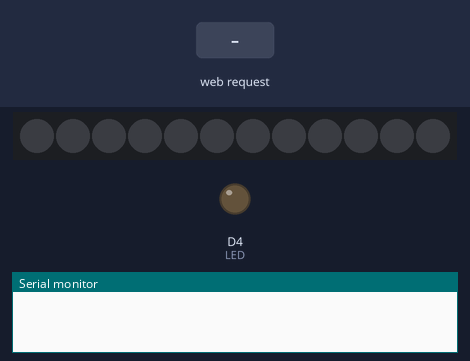
The program below on a simulated ESP8266 (NodeMCU). On the bench: 12 RGB LEDs in strip order, left to right, output pins drawn as LEDs (lit = HIGH), the last lines printed to the serial monitor. The inputs (shaded band) are chosen by the test bench. WiFi joins after 1.5 s; servers stay silent unless stated.

Above: at 2.7 s.
2.8 s: HTTP request GET /LED/OFF received
At 3.4 s:
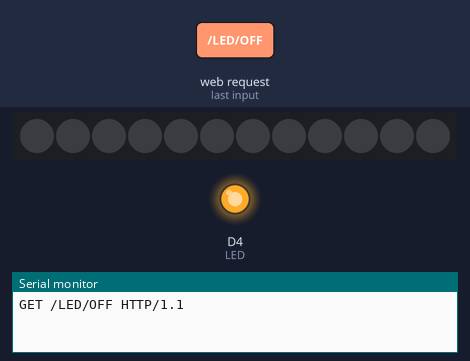
4.3 s: HTTP request GET /LED/ON received
At 5.7 s:
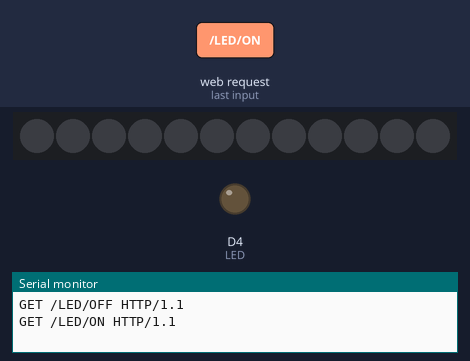
Timing chart, 0 to 7.3 s (numbered marks = the images above; inputs shaded):
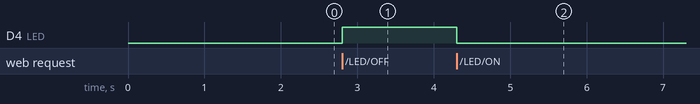

The program:

main.cpp
```cpp
#include "RestServer.h"
#include "Light.h"

#define LED D4
#define LED_PIN D1
#define LED_COUNT 12

int ledStatus = HIGH;
RestServer restServer(LED);
Light light(LED_PIN, LED_COUNT);

void setup()
{
  Serial.begin(9600);
  pinMode(LED, OUTPUT);
  pinMode(LED_PIN, OUTPUT);
  restServer.startWifi();
}

void handleCommand()
{
  RestCommand cmd = restServer.listen();
  if (cmd.empty)
    return;

  if (cmd.path == "program")
  {
    Serial.println("running program");
    int n = std::atoi(cmd.value.c_str());
    Serial.println(n);
    Program p = static_cast<Program>(n);
    light.runProgram(p);
  }
}

void loop()
{
  long tick = millis();
  light.update(tick);
  handleCommand();
}
```

Light.cpp
```cpp
#include "Light.h"
#include <Adafruit_NeoPixel.h>

Light::Light(int led_pin, int led_count) : strip(led_count, led_pin, NEO_GRB + NEO_KHZ800)
{
    m_led_count = led_count;
    m_led_pin = led_pin;
    m_startTick = millis();

    strip.begin();
    strip.show();
    strip.setBrightness(50);
}

int Light::getCirculardistance(int my_pos, int target_pos, int count)
{
    int distance = target_pos - my_pos;
    if (std::abs(distance) > count / 2)
    {
        if (distance > 0)
        {
            target_pos = target_pos - count;
        }
        else
        {
            target_pos = target_pos + count;
        }
    }

    int res = target_pos - my_pos;
    return res;
}

float Light::getTailFactor(int distance, int tail_length, bool clockwise)
{
    if (distance == 0)
        return 1;

    if ((clockwise && distance < 0) || (!clockwise && distance > 0))
        return 0;

    float step = 1.0 / (float)tail_length;
    float result = step * ((float)tail_length - (float)std::abs(distance));
    if (result < 0)
        return 0;

    return result * (result / 2);
}

void Light::update(long tick)
{
    if (m_program == Program::none)
        return;

    switch (m_program)
    {
    case Program::nightrider:
        nightRider(750, 4, tick);
        break;
    case Program::police:
        police(750, 3, tick);
        break;
    default:
        break;
    }
}

void Light::runProgram(Program program)
{
    m_program = program;
}

void Light::nightRider(int speed, int tail_length, long tick)
{
    uint32_t color = strip.Color(255, 0, 0);
    drawTail(tail_length, getTimePos(speed, tick), color);
    strip.show();
}

void Light::police(int speed, int tail_length, long tick)
{
    uint32_t color = strip.Color(0, 0, 255);
    int pos = getTimePos(speed, tick);
    int offSet = pos + (m_led_count / 2);
    drawTail(tail_length, pos, color);
    drawTail(tail_length, offSet, color);
    strip.show();
}

int Light::getTimePos(int speed, long tick)
{
    int now = millis();
    int offset = now % speed;
    return ((float)offset / (float)speed) * (float)m_led_count;
}

void Light::drawTail(int tail_length, int pos, uint32_t color)
{
    for (int i = 0; i < m_led_count; i++)
    {
        int distance = getCirculardistance(i, pos, m_led_count);
        if (std::abs(distance) <= tail_length)
        {
            float factor = getTailFactor(distance, tail_length, true);
            setPixelColorDimmed(i, color, factor);
        }
    }
}

void Light::setPixelColorDimmed(int pos, uint32_t color, float brightness)
{
    uint8_t
        r = (uint8_t)(color >> 16),
        g = (uint8_t)(color >> 8),
        b = (uint8_t)color;

    strip.setPixelColor(pos, (float)r * brightness, (float)g * brightness, (float)b * brightness);
}
```

Light.h
```cpp
#ifndef Light_h
#define Light_h
#include <Arduino.h>
#include <Adafruit_NeoPixel.h>

enum class Program {none, nightrider, psilon, police};

class Light
{
    public:
        Light(int led_pin, int led_count);
        void runProgram(Program program);
        void update(long tick);
        void setPixelColorDimmed(int pos, uint32_t color, float brightness);


    private:
        static int getCirculardistance(int my_pos, int target_pos, int count);
        static float getTailFactor(int distance, int tail_length, bool clockwise = true);
        void nightRider(int speed, int tail_length, long tick);
        void police(int speed, int tail_length, long tick);
        void drawTail(int tail_length, int pos, uint32_t color);
        int getTimePos(int speed, long tick);
        int m_led_pin;
        int m_led_count;
        Program m_program = Program::none;
        long m_startTick;
        Adafruit_NeoPixel strip;
};

#endif
```

RestCommand.cpp
```cpp
#include <Arduino.h>
class RestCommand{
    public:
        bool empty;
        String path;
        String value;
};
```

RestServer.cpp
```cpp
#include <RestServer.h>

RestServer::RestServer(uint ledPin) : m_server(m_port)
{
    m_ledPin = ledPin;
}

void RestServer::startWifi()
{
    WiFiManager wifiManager;
    wifiManager.setTimeout(100);
    wifiManager.autoConnect("Neo IoT");
    m_server.begin();
}

void RestServer::wifiConnected(WiFiManager *cbWM)
{
    Serial.println("Connected to wifi " + cbWM->getConfigPortalSSID());
}

RestCommand RestServer::listen()
{
    WiFiClient client = m_server.available();
    RestCommand emptyCommand;
    emptyCommand.empty = true;

    if (client)
    {
        String cmd = readLine(client);
        Serial.println(cmd);
        handleCommand(cmd);
        sendOK(client);
        client.flush();
        client.stop();
        return parse(cmd);
    }
    return emptyCommand;
}

RestCommand RestServer::parse(String command)
{
    RestCommand restCommand;
    restCommand.empty = false;
    int start = command.indexOf("GET /") + 5;
    int stop = command.indexOf(" HTTP/");
    String chunk = command.substring(start, stop);

    restCommand.path = chunk.substring(0, chunk.lastIndexOf("/"));
    restCommand.value = chunk.substring(chunk.lastIndexOf("/") + 1);

    return restCommand;
}

String RestServer::readLine(WiFiClient client)
{
    String line = "";
    client.setTimeout(1);
    while (client.connected())
    {
        while (client.available() > 0)
        {
            char c = client.read();
            if (c == '\n')
                return line;
            line += c;
        }
    }
    return "";
}

void RestServer::handleCommand(String cmd)
{
    if (cmd.indexOf("GET /LED/ON") >= 0)
    {
        digitalWrite(m_ledPin, LOW);
    }
    else if (cmd.indexOf("GET /LED/OFF") >= 0)
    {
        digitalWrite(m_ledPin, HIGH);
    }
}

void RestServer::sendOK(WiFiClient client)
{
    client.println("HTTP/1.1 200 OK");
    client.println("Content-type:text/html");
    client.println("Connection: close");
    client.println();
}
```

RestServer.h
```cpp
#ifndef RestServer_h
#define RestServer_h

#include <Arduino.h>
#include <ESP8266WiFi.h>
#include <DNSServer.h>
#include <ESP8266WebServer.h>
#include <WiFiManager.h>
#include "RestCommand.cpp"

class RestServer
{
public:
    RestServer(uint ledPin);
    void startWifi();
    RestCommand listen();

private:
    String readLine(WiFiClient client);
    void handleCommand(String command);
    void sendOK(WiFiClient client);
    void wifiConnected(WiFiManager *cbWM);
    RestCommand parse(String command);

    int m_port = 3000;
    uint m_ledPin;
    WiFiServer m_server;
};

#endif
```

Measured:
- after the input at 2.8 s, D4 (LED): LOW → HIGH at once
- after the input at 4.3 s, D4 (LED): HIGH → LOW at once
